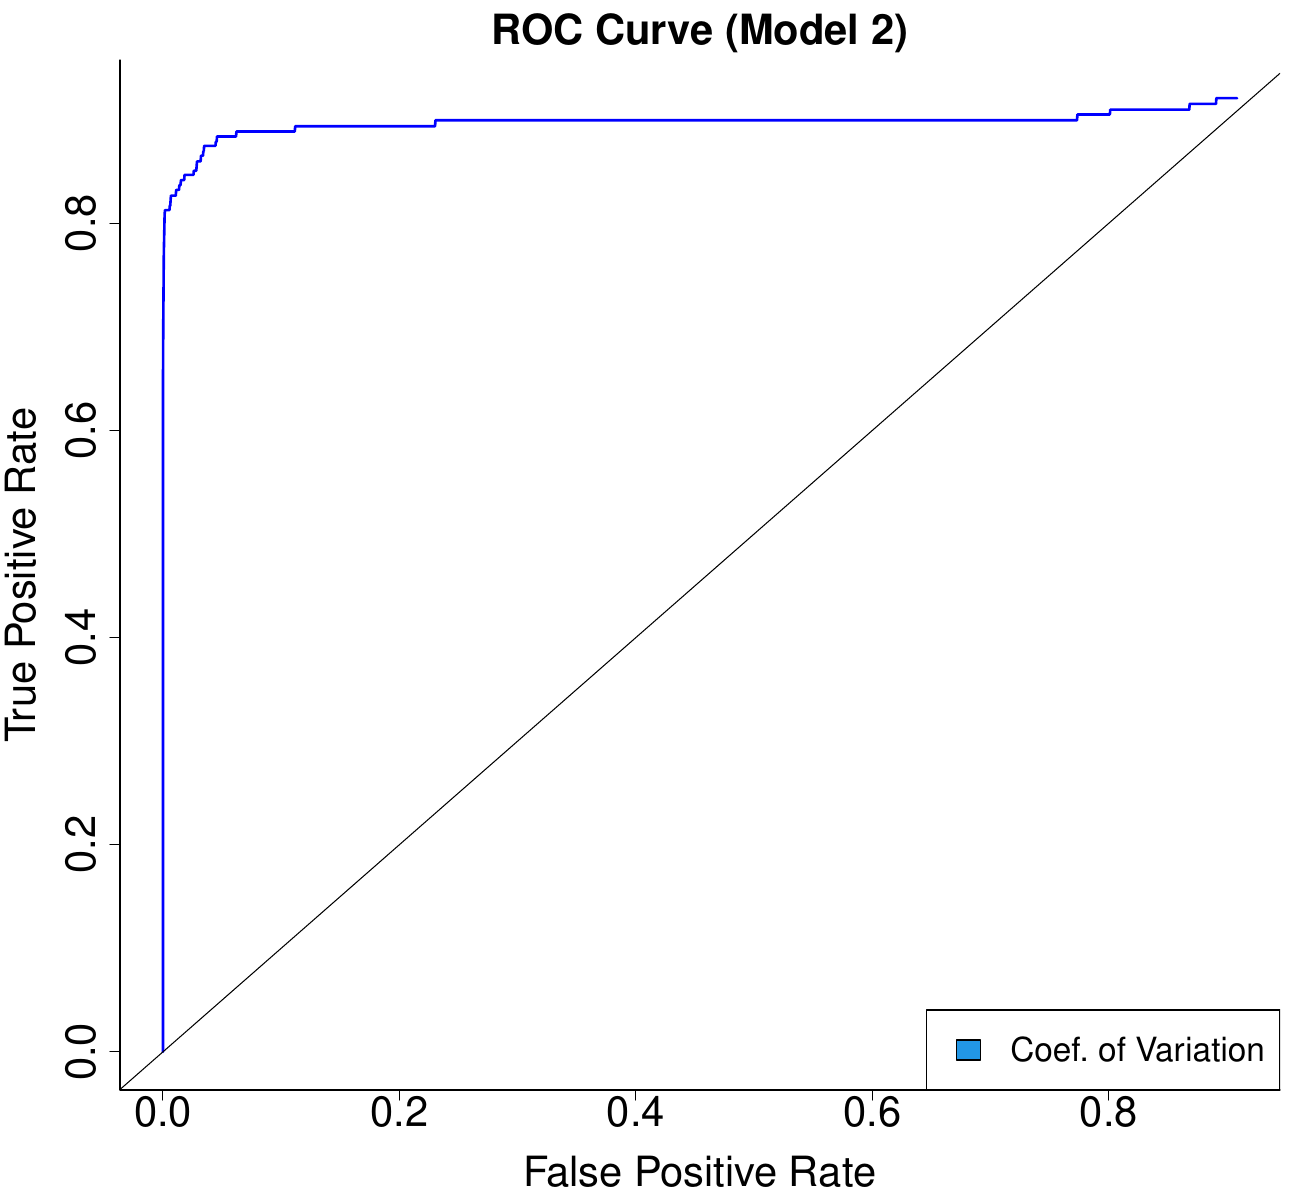

The script that saved this image:
rm(list=ls())

library(gbm)
library(ggplot2)
library(DataCombine)
library(plyr, dplyr)
library(arm)
library(ROCR)
library(caret)
library(pROC)
library(mlbench)


load("../Data/all_protests.RData")
load("../Data/coef_var_daily.RData")

types <- ddply(data, ~city, summarize, mean(type,na.rm=T))[,2]
cities <- unique(data$city)
d <- data.frame(cbind(types, cities))
d <- d[d$cities %in% unique(d2$city),]
types_cities <-data.frame(as.numeric(as.character(rep(d[,1], each=60))), d2$city)

d <- data.frame(d2, types_cities[,1])
colnames(d)[4] <- c("type")
d$protest <- ifelse(d$type==0, 0, ifelse(d$t==60, 1, 0))

d$labels_group <- ifelse(d$type==1, "is_protest", "is_noprotest")
d$label <- ifelse(d$protest==1, "protest", "noprotest")

d <- slide(d, 'lcoef_var_day', TimeVar = 't', GroupVar = 'city', NewVar = 'lcoef_var_day1', slideBy = -1)
d <- slide(d, 'lcoef_var_day', TimeVar = 't', GroupVar = 'city', NewVar = 'lcoef_var_day2', slideBy = -2)
d <- slide(d, 'lcoef_var_day', TimeVar = 't', GroupVar = 'city', NewVar = 'lcoef_var_day3', slideBy = -3)
d <- slide(d, 'lcoef_var_day', TimeVar = 't', GroupVar = 'city', NewVar = 'lcoef_var_day4', slideBy = -4)
d <- slide(d, 'lcoef_var_day', TimeVar = 't', GroupVar = 'city', NewVar = 'lcoef_var_day5', slideBy = -5)
d <- slide(d, 'lcoef_var_day', TimeVar = 't', GroupVar = 'city', NewVar = 'lcoef_var_day6', slideBy = -6)
d <- slide(d, 'lcoef_var_day', TimeVar = 't', GroupVar = 'city', NewVar = 'lcoef_var_day7', slideBy = -7)
d <- slide(d, 'lcoef_var_day', TimeVar = 't', GroupVar = 'city', NewVar = 'lcoef_var_day14', slideBy = -14)
d <- slide(d, 'lcoef_var_day', TimeVar = 't', GroupVar = 'city', NewVar = 'lcoef_var_day21', slideBy = -21)
d <- slide(d, 'lcoef_var_day', TimeVar = 't', GroupVar = 'city', NewVar = 'lcoef_var_day28', slideBy = -28)


#############################################
#########     "MANUAL" K-FOLD CV    #########
#############################################

set.seed(90)
folds <- 10
n = 10000
cut = c(train = .8, test=.2)
accuracy_train <- NULL
auc_train <- NULL
cm_train <- list()
accuracy_test <- NULL
auc_test <- NULL
cm_test <- list()
values_roc <- list()

for (i in 1:folds) {
  train_cities <- sample(unique(d$city), round(cut["train"]*length(unique(d$city))))
  test_cities <- sample(unique(d$city), round(cut["test"]*length(unique(d$city))))
  train <- d[d$city %in% train_cities,]
  test <- d[d$city %in% test_cities,]
  
  mb <- gbm(protest ~ lcoef_var_day1 + lcoef_var_day2 + lcoef_var_day3 + lcoef_var_day4 +
              lcoef_var_day5 + lcoef_var_day6 + lcoef_var_day7, 
            data = train, distribution = "gaussian",n.trees = n,
            shrinkage = 0.2, interaction.depth = 12)
  
  #### TRAINING SET
  n.trees = seq(from=100 ,to=n, by=100)
  predmatrix <- predict(mb,train, n.trees = n.trees, type="link")
  pred_train <- apply(predmatrix, 1, mean)
  train$pred_train <- as.numeric(as.character(pred_train))
  prediction_train <- prediction(train$pred_train, train$protest)
  perf <- performance(prediction_train,"tpr","fpr")
  acc.perf = performance(prediction_train, measure = "acc")
  index = which.max( slot(acc.perf, "y.values")[[1]])
  acc_train = slot(acc.perf, "y.values")[[1]][index]
  cutoff = slot(acc.perf, "x.values")[[1]][index]
  accuracy_train[i] <- acc_train
  # Area under ROC
  auc.perf_train = performance(prediction_train, measure = "auc")
  auc_train[i] <- unlist([email redacted])
  #CM
  y_hat_train <- ifelse(pred_train >cutoff, 1, 0)
  cm_train_t <- confusionMatrix(as.factor(y_hat_train), as.factor(train$protest))[[2]]
  cm_train[[i]] <- cm_train_t
  
  #### TEST SET
  n.trees = seq(from=100 ,to=n, by=100)
  predmatrix <- predict(mb,test, n.trees = n.trees, type="link")
  pred_test <- apply(predmatrix, 1, mean)
  test$pred_test <- as.numeric(as.character(pred_test))
  prediction_test <- prediction(test$pred_test, test$protest)
  perf <- performance(prediction_test,"tpr","fpr")
  values_roc[[i]] <- perf
  acc.perf = performance(prediction_test, measure = "acc")
  index = which.max( slot(acc.perf, "y.values")[[1]])
  acc_test = slot(acc.perf, "y.values")[[1]][index]
  cutoff = slot(acc.perf, "x.values")[[1]][index]
  accuracy_test[i] <- acc_test
  # Area under ROC
  auc.perf_test = performance(prediction_test, measure = "auc")
  auc_test[i] <- unlist([email redacted])
  #CM
  y_hat_test <- ifelse(pred_test >cutoff, 1, 0)
  cm_test_t <- confusionMatrix(as.factor(y_hat_test), as.factor(test$protest))[[2]]
  cm_test[[i]] <- cm_test_t
  
}

## Get means of all folds
acc_train_mean <- mean(accuracy_train)
acc_train_mean
acc_test_mean <- mean(accuracy_test)
acc_test_mean
auc_train_mean <- mean(auc_train)
auc_train_mean
auc_test_mean <- mean(auc_test)
auc_test_mean

cm_train_means <- lapply(cm_train, mean)

cm_train_means <- apply(simplify2array(cm_train), 1:2, mean)
cm_train_means
cm_test_means <- apply(simplify2array(cm_test), 1:2, mean)
t(cm_test_means)
rec <- cm_test_means[4] / (sum(cm_test_means[,2]))
rec
prec <- cm_test_means[4] / (sum(cm_test_means[2,]))
prec
f_score = (2*prec*rec) / sum(prec, rec)
f_score

x <- lapply(values_roc, function(x) [email redacted])[-6]
y <- lapply(values_roc, function(x) [email redacted])[-6]
x.s <- lapply(x, function(i) i[[1]][1:min(sapply(lapply(x, "[[", 1), length))])
x1 <- NULL
for(i in 1:length(x.s)){ 
  x1 <- rbind(x1, x.s[[i]])
}
x2 <- apply(x1, 2, mean)
y.s <- lapply(y, function(i) i[[1]][1:min(sapply(lapply(y, "[[", 1), length))])
y1 <- NULL
for(i in 1:length(y.s)){ 
  y1 <- rbind(y1, y.s[[i]])
}
y2 <- apply(y1, 2, mean)

#save.image("../Data/results_fig7.RData") # Save and reload, as code takes a while to run

#load("../Data/results_fig7.RData")

t(cm_test_means)
auc_test_mean
rec
f_score

# ROC CURVE PLOT

pdf("../Figure_6_7/Figure_7.pdf", width = 13, height=12)
par(mar=c(5.5, 6, 3, 1))
plot(x2, y2, type='l', bty='l', xlab="", 
     ylab="", lwd=2.5, col="blue", main="ROC Curve (Model 2)", 
     cex.axis=2.5, cex.lab=2.5, cex.main=2.5)
mtext("False Positive Rate", side=1, line=4, cex=2.5)
mtext("True Positive Rate", side=2, line=4, cex=2.5)
abline(a=0, b= 1)
legend(x = "bottomright", legend = c("Coef. of Variation"), fill = c(4), cex=2)
dev.off()






